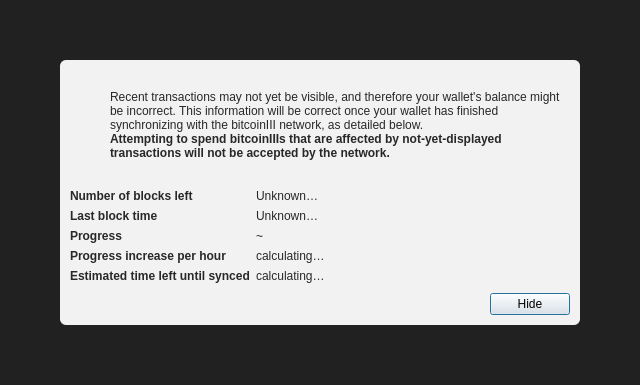
<?xml version="1.0" encoding="UTF-8"?>
<ui version="4.0">
 <class>ModalOverlay</class>
 <widget class="QWidget" name="ModalOverlay">
  <property name="geometry">
   <rect>
    <x>0</x>
    <y>0</y>
    <width>640</width>
    <height>385</height>
   </rect>
  </property>
  <property name="windowTitle">
   <string>Form</string>
  </property>
  <layout class="QVBoxLayout" name="verticalLayout" stretch="0">
   <property name="sizeConstraint">
    <enum>QLayout::SetDefaultConstraint</enum>
   </property>
   <property name="leftMargin">
    <number>0</number>
   </property>
   <property name="topMargin">
    <number>0</number>
   </property>
   <property name="rightMargin">
    <number>0</number>
   </property>
   <property name="bottomMargin">
    <number>0</number>
   </property>
   <item>
    <widget class="QWidget" name="bgWidget" native="true">
     <property name="styleSheet">
      <string notr="true">#bgWidget { background: rgba(0,0,0,220); }</string>
     </property>
     <layout class="QVBoxLayout" name="verticalLayoutMain" stretch="1">
      <property name="leftMargin">
       <number>60</number>
      </property>
      <property name="topMargin">
       <number>60</number>
      </property>
      <property name="rightMargin">
       <number>60</number>
      </property>
      <property name="bottomMargin">
       <number>60</number>
      </property>
      <item>
       <widget class="QWidget" name="contentWidget" native="true">
        <property name="styleSheet">
         <string notr="true">#contentWidget { background: rgba(255,255,255,240); border-radius: 6px; }

QLabel { color: rgb(40,40,40);  }</string>
        </property>
        <layout class="QVBoxLayout" name="verticalLayoutSub" stretch="1,0,0,0">
         <property name="spacing">
          <number>0</number>
         </property>
         <property name="leftMargin">
          <number>10</number>
         </property>
         <property name="topMargin">
          <number>10</number>
         </property>
         <property name="rightMargin">
          <number>10</number>
         </property>
         <property name="bottomMargin">
          <number>10</number>
         </property>
         <item>
          <layout class="QHBoxLayout" name="horizontalLayoutIconText" stretch="0,1">
           <property name="topMargin">
            <number>20</number>
           </property>
           <item>
            <layout class="QVBoxLayout" name="verticalLayoutIcon">
             <property name="leftMargin">
              <number>0</number>
             </property>
             <item>
              <widget class="QPushButton" name="warningIcon">
               <property name="enabled">
                <bool>false</bool>
               </property>
               <property name="text">
                <string/>
               </property>
               <property name="icon">
                <iconset>
                 <normaloff>:/icons/warning</normaloff>
                 <disabledoff>:/icons/warning</disabledoff>:/icons/warning</iconset>
               </property>
               <property name="iconSize">
                <size>
                 <width>48</width>
                 <height>48</height>
                </size>
               </property>
               <property name="flat">
                <bool>true</bool>
               </property>
              </widget>
             </item>
             <item>
              <spacer name="verticalSpacerWarningIcon">
               <property name="orientation">
                <enum>Qt::Vertical</enum>
               </property>
               <property name="sizeHint" stdset="0">
                <size>
                 <width>20</width>
                 <height>40</height>
                </size>
               </property>
              </spacer>
             </item>
            </layout>
           </item>
           <item>
            <layout class="QVBoxLayout" name="verticalLayoutInfoText">
             <property name="leftMargin">
              <number>0</number>
             </property>
             <property name="topMargin">
              <number>0</number>
             </property>
             <item>
              <widget class="QLabel" name="infoText">
               <property name="text">
                <string>Recent transactions may not yet be visible, and therefore your wallet's balance might be incorrect. This information will be correct once your wallet has finished synchronizing with the bitcoinIII network, as detailed below.</string>
               </property>
               <property name="textFormat">
                <enum>Qt::RichText</enum>
               </property>
               <property name="wordWrap">
                <bool>true</bool>
               </property>
              </widget>
             </item>
             <item>
              <widget class="QLabel" name="infoTextStrong">
               <property name="font">
                <font>
                 <weight>75</weight>
                 <bold>true</bold>
                </font>
               </property>
               <property name="text">
                <string>Attempting to spend bitcoinIIIs that are affected by not-yet-displayed transactions will not be accepted by the network.</string>
               </property>
               <property name="textFormat">
                <enum>Qt::RichText</enum>
               </property>
               <property name="wordWrap">
                <bool>true</bool>
               </property>
              </widget>
             </item>
             <item>
              <spacer name="verticalSpacerInTextSpace">
               <property name="orientation">
                <enum>Qt::Vertical</enum>
               </property>
               <property name="sizeHint" stdset="0">
                <size>
                 <width>20</width>
                 <height>40</height>
                </size>
               </property>
              </spacer>
             </item>
            </layout>
           </item>
          </layout>
         </item>
         <item>
          <spacer name="verticalSpacerAfterText">
           <property name="orientation">
            <enum>Qt::Vertical</enum>
           </property>
           <property name="sizeHint" stdset="0">
            <size>
             <width>20</width>
             <height>40</height>
            </size>
           </property>
          </spacer>
         </item>
         <item>
          <layout class="QFormLayout" name="formLayout">
           <property name="fieldGrowthPolicy">
            <enum>QFormLayout::FieldsStayAtSizeHint</enum>
           </property>
           <property name="horizontalSpacing">
            <number>6</number>
           </property>
           <property name="verticalSpacing">
            <number>6</number>
           </property>
           <property name="topMargin">
            <number>10</number>
           </property>
           <item row="0" column="0">
            <widget class="QLabel" name="labelNumberOfBlocksLeft">
             <property name="font">
              <font>
               <weight>75</weight>
               <bold>true</bold>
              </font>
             </property>
             <property name="text">
              <string>Number of blocks left</string>
             </property>
            </widget>
           </item>
           <item row="0" column="1">
            <widget class="QLabel" name="numberOfBlocksLeft">
             <property name="text">
              <string>Unknown…</string>
             </property>
            </widget>
           </item>
           <item row="1" column="0">
            <widget class="QLabel" name="labelLastBlockTime">
             <property name="font">
              <font>
               <weight>75</weight>
               <bold>true</bold>
              </font>
             </property>
             <property name="text">
              <string>Last block time</string>
             </property>
            </widget>
           </item>
           <item row="1" column="1">
            <widget class="QLabel" name="newestBlockDate">
             <property name="sizePolicy">
              <sizepolicy hsizetype="Maximum" vsizetype="Preferred">
               <horstretch>0</horstretch>
               <verstretch>0</verstretch>
              </sizepolicy>
             </property>
             <property name="text">
              <string>Unknown…</string>
             </property>
            </widget>
           </item>
           <item row="2" column="0">
            <widget class="QLabel" name="labelSyncDone">
             <property name="font">
              <font>
               <weight>75</weight>
               <bold>true</bold>
              </font>
             </property>
             <property name="text">
              <string>Progress</string>
             </property>
            </widget>
           </item>
           <item row="2" column="1">
            <layout class="QHBoxLayout" name="horizontalLayoutSync" stretch="0,1">
             <item>
              <widget class="QLabel" name="percentageProgress">
               <property name="text">
                <string notr="true">~</string>
               </property>
              </widget>
             </item>
            </layout>
           </item>
           <item row="4" column="0">
            <widget class="QLabel" name="labelProgressIncrease">
             <property name="font">
              <font>
               <weight>75</weight>
               <bold>true</bold>
              </font>
             </property>
             <property name="text">
              <string>Progress increase per hour</string>
             </property>
            </widget>
           </item>
           <item row="4" column="1">
            <widget class="QLabel" name="progressIncreasePerH">
             <property name="text">
              <string>calculating…</string>
             </property>
            </widget>
           </item>
           <item row="5" column="0">
            <widget class="QLabel" name="labelEstimatedTimeLeft">
             <property name="font">
              <font>
               <weight>75</weight>
               <bold>true</bold>
              </font>
             </property>
             <property name="text">
              <string>Estimated time left until synced</string>
             </property>
            </widget>
           </item>
           <item row="5" column="1">
            <widget class="QLabel" name="expectedTimeLeft">
             <property name="text">
              <string>calculating…</string>
             </property>
            </widget>
           </item>
          </layout>
         </item>
         <item>
          <layout class="QHBoxLayout" name="horizontalLayoutButtons">
           <property name="leftMargin">
            <number>10</number>
           </property>
           <property name="topMargin">
            <number>10</number>
           </property>
           <item>
            <spacer name="horizontalSpacer">
             <property name="orientation">
              <enum>Qt::Horizontal</enum>
             </property>
             <property name="sizeHint" stdset="0">
              <size>
               <width>40</width>
               <height>20</height>
              </size>
             </property>
            </spacer>
           </item>
           <item>
            <widget class="QPushButton" name="closeButton">
             <property name="text">
              <string>Hide</string>
             </property>
             <property name="shortcut">
              <string>Esc</string>
             </property>
             <property name="focusPolicy">
              <enum>Qt::StrongFocus</enum>
             </property>
             <property name="default">
              <bool>true</bool>
             </property>
            </widget>
           </item>
          </layout>
         </item>
        </layout>
       </widget>
      </item>
     </layout>
    </widget>
   </item>
  </layout>
 </widget>
 <resources/>
 <connections/>
</ui>
